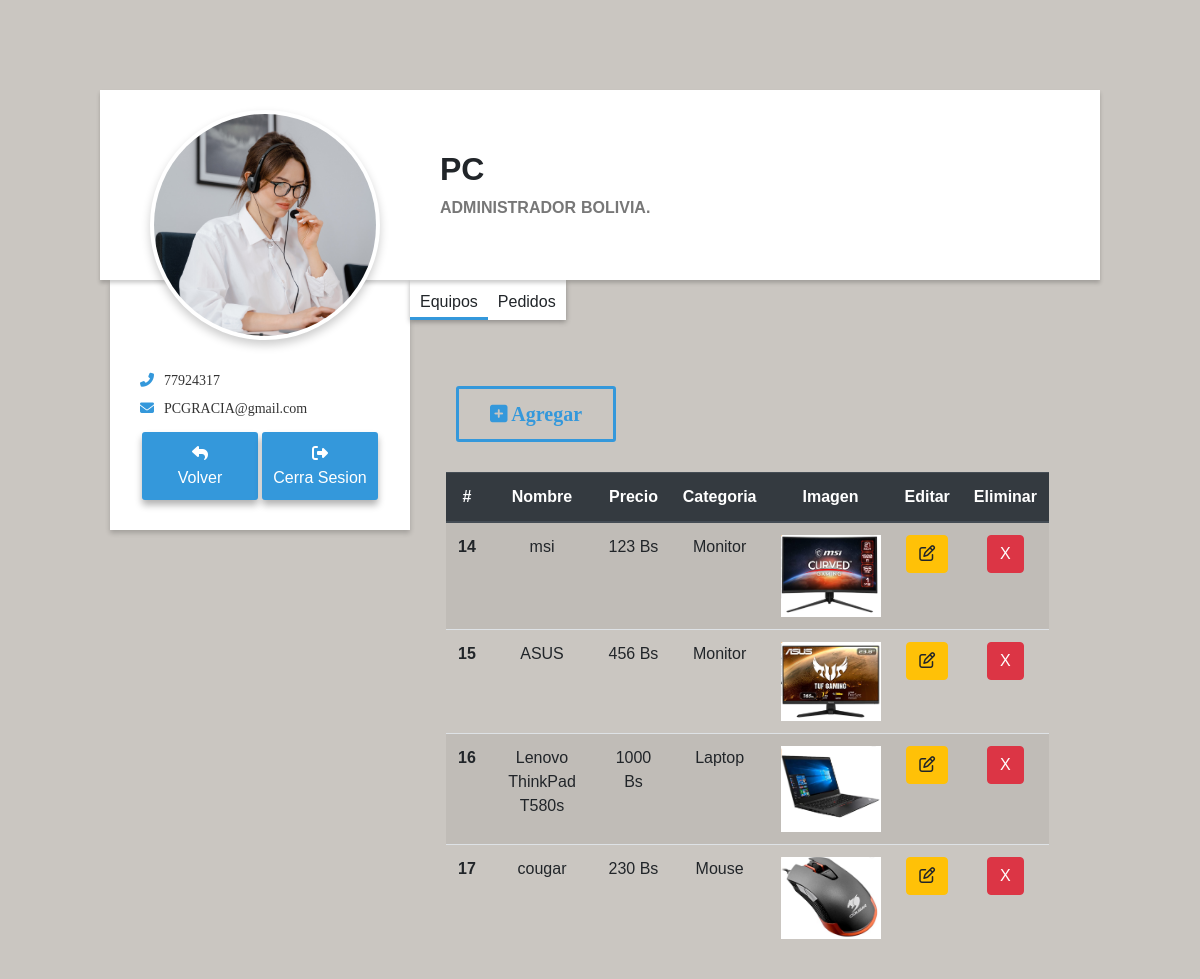
The page /ProyectoWebFinal/administrador.php (signed in) on the database its author committed.
### tables this page shows
CREATE TABLE `equipo` (
  `id` int(11) NOT NULL,
  `nombre` varchar(50) NOT NULL,
  `imagen` varchar(50) DEFAULT NULL,
  `precio` int(11) NOT NULL,
  `categoria` varchar(50) DEFAULT NULL
);

### ProyectoWebFinal/Administrador.php (the view, shortened to what this page needs)
<?php
if (isset($_SESSION['usuario']) && isset($_SESSION['tipo'])) {
    if ($_SESSION['tipo'] == 'admin') { ?>
<!DOCTYPE html>
<html lang="en">
<head>
    <link rel="stylesheet" href="https://cdn.jsdelivr.net/npm/bootstrap@4.3.1/dist/css/bootstrap.min.css"
>
    <link rel="stylesheet" href="styleadmin.css">
</head>
<body>
    <div class="contenedor">
        <div class="profile-header">
            <div class="profile-img">
                <img src="img/contact.jpg" alt="" width="200">
            </div>
            <div class="profile-nav-info">
                <h3>PC </h3>
                <div class="address">
                    <p class="state">ADMINISTRADOR</p>
                    <span class="country">BOLIVIA.</span>
                </div>
            </div>
        </div>
        <div class="main-bd">
            <div class="left-side">
                <div class="profile-side">
                    <p class="mobile-no">
                        <i class="fa fa-phone"></i>77924317
                    </p>
                    <p class="user-mail">
                        <i class="fa fa-envelope"></i>PCGRACIA@gmail.com
                    </p>
                    <div class="profile-btn">
                        <a href="index.php" class="chatbtn">
                            <i class="fa fa-reply"></i><br />Volver
                        </a>
                        <a href="BDD/cerrarSesion.php" class="chatbtn">
                            <i class="fa fa-sign-out"></i><br />Cerra Sesion
                        </a>
                    </div>
                </div>
            </div>
            <div class="right-side">
                <div class="nav">
                    <ul>
                        <li onclick="tabs(0)" class="user-post active">Equipos</li>
                        <li onclick="tabs(1)" class="user-review">Pedidos</li>
                    </ul>
                </div>
                <div class="profile-body">
                    <div class="profile-post tab">
                        <div class="sectP">
                            <div class="filtroB">
                                <a href="adminAgregarEquipo.php" style="padding:0px 0;">
                                    <button class="btnF btn2" id="agregar"><i class="fa fa-plus-square"></i> Agregar</button>
                                </a>
                            </div>
                            <table class="table table-striped">
                                <thead class="thead-dark">
                                    <tr>
                                        <th scope="col">#</th>
                                        <th scope="col">Nombre</th>
                                        <th scope="col">Precio</th>
                                        <th scope="col">Categoria</th>
                                        <th scope="col">Imagen</th>
                                        <th scope="col">Editar</th>
                                        <th scope="col">Eliminar</th>
                                    </tr>
                                </thead>
                                <tbody>
                                <?php
                                include 'config.php';
                                $sql = 'SELECT * from equipo';
                                $execonsulta = $mysqli->query($sql);
                                while ($row = $execonsulta->fetch_object()) { ?>
                                    <tr>
                                        <th scope="row"><?= $row->id ?></th>
                                        <td><?= $row->nombre ?></td>
                                        <td><?= $row->precio ?> Bs</td>
                                        <td><?= $row->categoria ?> </td>
                                        <td><img class="imagenTabla" src="img/imgProducto/<?= $row->imagen ?>" alt=""></td>
                                        <td>
                                            <a href="adminEditarEquipo.php?id=<?= $row->id ?>">
                                                <button class="btn btn-warning">
                                                <i class="fa fa-edit"></i>
                                            </button>
                                            </a>
                                        </td>
                                        <td>
                                            <form action="BDD/eliminarEquipo.php" method="post" >
                                                <input type="submit" class="btn btn-danger" value="X">
                                            </form>
                                        </td>
                                    </tr>
                                    <?php }
                                ?>
                                </tbody>
                            </table>
                        </div>
                    </div>
                </div>
            </div>
        </div>
    </div>
</body>
</html>
<?php }
} else {
    header('Location: index.php');
} ?>

### ProyectoWebFinal/styleadmin.css (style rules this page uses)
:root { --color: #3498db; }
* { margin: 0; padding: 0; box-sizing: border-box; }
body { background: #cac6c1; overflow-x: hidden; padding-top: 90px; font-family: "poppins", sans-serif; margin: 0 100px; }
.profile-header { background: #fff; width: 100%; display: flex; height: 190px; position: relative; box-shadow: 0 3px 4px rgba(0, 0, 0, 0.2); }
.profile-img { float: left; width: 340px; height: 200px; }
.profile-img img { border-radius: 50%; height: 230px; width: 230px; border: 4px solid #fff; box-shadow: 0 5px 10px rgba(0, 0, 0, 0.2); position: absolute; left: 50px; top: 20px; z-index: 5; background: #fff; object-fit: cover; }
.profile-nav-info { float: left; flex-direction: column; justify-content: center; padding-top: 60px; }
.profile-nav-info h3 { font-variant: small-caps; font-size: 2rem; font-family: sans-serif; font-weight: bold; }
.profile-nav-info .address { display: flex; font-weight: bold; color: #777; }
.profile-nav-info .address p { margin-right: 5px; }
.main-bd { width: 100%; display: flex; padding-right: 15px; }
.profile-side { width: 300px; background: #fff; box-shadow: 0 3px 5px rgba(0, 0, 0, 0.2); padding: 90px 30px 20px; font-family: "Bree serif", serif; margin-left: 10px; z-index: 99; }
.profile-side p { margin-bottom: 7px; color: #333; font-size: 14px; }
.profile-side p i { color: var(--color); margin-right: 10px; }
.mobile-no i { transform: rotateY(180deg); }
.profile-btn { display: flex; }
a.chatbtn, a.createbtn { border: 0; padding: 10px; width: 100%; border-radius: 3px; background: var(--color); font-family: "Bree Serif", sans-serif; font-size: 1rem; margin: 5px 2px; cursor: pointer; outline: none; margin-bottom: 10px; transition: background 0.3s ease-in-out; box-shadow: 0 5px 7px 0 rgba(0, 0, 0, 0.3); color: #fff; text-align: center; text-decoration: none; }
.nav { width: 100%; z-index: -1; }
.nav ul { display: flex; justify-content: center; list-style-type: none; height: 40px; background: #fff; box-shadow: 0 2px 5px rgba(0, 0, 0, 0.3); }
.nav ul li { padding: 10px; width: 100%; cursor: pointer; text-align: center; transition: all 0.2s ease-in-out; }
.nav ul li.active, .nav ul li:hover { box-shadow: 0 -3px 0 rgb(52 152 219) inset; }
.profile-body { width: 100%; z-index: -1; }
.tab { padding: 20px; width: 100%; text-align: center; display: none; }
img { width: 100%; }
.sectP { padding: 0 1rem; align-items: center; justify-content: center; min-width: 600px; }
.filtroB { text-align: left; margin-top: 20px; margin-bottom: 20px; }
.btnF { border: 1px solid #3498db; background: none; padding: 10px 20px; font-size: 20px; font-family: "montserrat"; cursor: pointer; margin: 10px; transition: 0.8s; position: relative; overflow: hidden; border-radius: 3px; border: 3px solid; }
.btn1, .btn2 { color: #3498db; width: 160px; font-weight: 600; }
.btnF::before { content: ""; position: absolute; left: 0; width: 100%; height: 0%; background: #3498db; z-index: -1; transition: 0.8s; }
.btn2::before, .btn4::before { bottom: 0; border-radius: 50% 50% 0 0; }
.imagenTabla { width: 100px; }

### rows shown on the page
equipo: id "14", nombre "msi", precio "123", categoria "Monitor", imagen (picture)
equipo: id "15", nombre "ASUS", precio "456", categoria "Monitor", imagen (picture)
equipo: id "16", nombre "Lenovo ThinkPad T580s", precio "1000", categoria "Laptop", imagen (picture)
equipo: id "17", nombre "cougar", precio "230", categoria "Mouse", imagen (picture)
